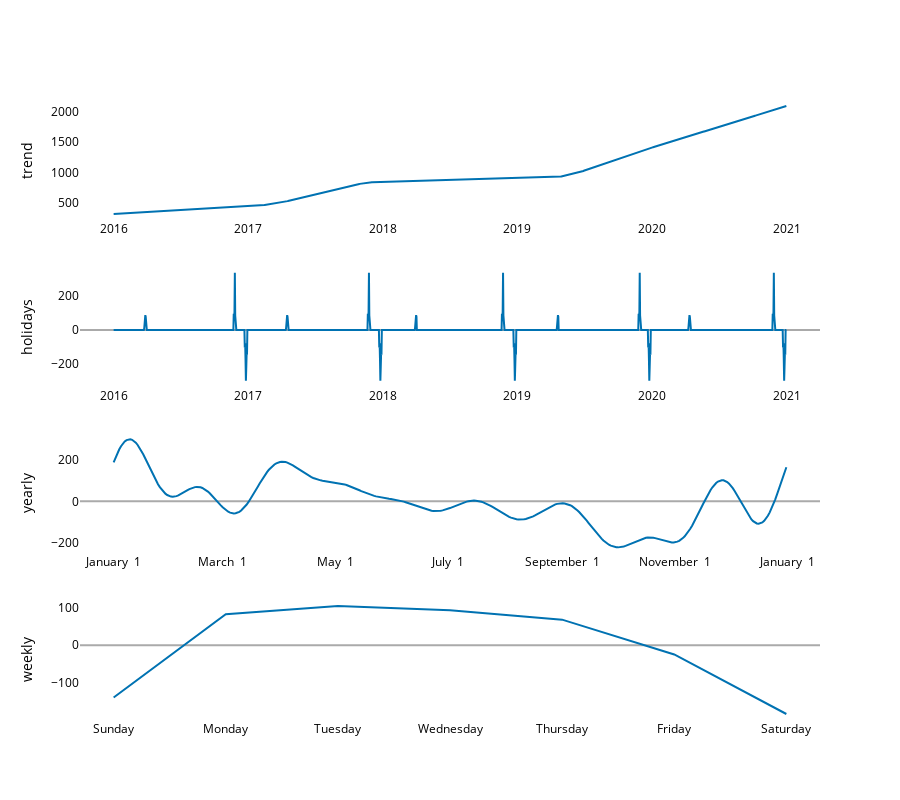

Notebook code for this chart:
### Code cell
fig_components = plot_components_plotly(m, forecast)
fig_components.update_layout(
    plot_bgcolor='white',  
    paper_bgcolor='white',
    font=dict(color='black')
)
fig_components.show()

### Figure 1 — Plotly figure (JSON) as saved in the notebook; plotly's stock layout.template omitted (floating-point values rounded to 4 significant figures; data arrays with more than 128 entries replaced by an {"elided": "..."} marker saying what was removed)
{"data": [{"line": {"color": "#0072B2", "width": 2}, "mode": "lines", "name": "trend", "type": "scatter", "x": {"elided": "1827 str values"}, "xaxis": "x", "y": {"elided": "1827 float values"}, "yaxis": "y"}, {"line": {"color": "rgba(0, 114, 178, 0.2)", "width": 0}, "mode": "lines", "name": "trend_upper", "type": "scatter", "x": {"elided": "1827 str values"}, "xaxis": "x", "y": {"elided": "1827 float values"}, "yaxis": "y"}, {"fill": "tonexty", "fillcolor": "rgba(0, 114, 178, 0.2)", "line": {"color": "rgba(0, 114, 178, 0.2)", "width": 0}, "mode": "lines", "name": "trend_lower", "type": "scatter", "x": {"elided": "1827 str values"}, "xaxis": "x", "y": {"elided": "1827 float values"}, "yaxis": "y"}, {"line": {"color": "#0072B2", "width": 2}, "mode": "lines", "name": "holidays", "text": {"elided": "1827 str values"}, "type": "scatter", "x": {"elided": "1827 str values"}, "xaxis": "x2", "y": {"elided": "1827 float values"}, "yaxis": "y2"}, {"line": {"color": "#0072B2", "width": 2}, "mode": "lines", "name": "yearly", "type": "scatter", "x": {"elided": "365 str values"}, "xaxis": "x3", "y": {"elided": "365 float values"}, "yaxis": "y3"}, {"line": {"color": "#0072B2", "width": 2}, "mode": "lines", "name": "weekly", "type": "scatter", "x": ["2017-01-01T00:00:00.000000000", "2017-01-02T00:00:00.000000000", "2017-01-03T00:00:00.000000000", "2017-01-04T00:00:00.000000000", "2017-01-05T00:00:00.000000000", "2017-01-06T00:00:00.000000000", "2017-01-07T00:00:00.000000000"], "xaxis": "x4", "y": [-139.6, 82.28, 104.6, 93.01, 67.92, -24.85, -183.4], "yaxis": "y4"}], "layout": {"font": {"color": "black"}, "height": 800, "paper_bgcolor": "white", "plot_bgcolor": "white", "showlegend": false, "width": 900, "xaxis": {"anchor": "y", "domain": [0, 1], "range": ["2015-10-01T16:48:00", "2021-04-01T07:12:00"], "type": "date"}, "xaxis2": {"anchor": "y2", "domain": [0, 1], "range": ["2015-10-01T16:48:00", "2021-04-01T07:12:00"], "type": "date"}, "xaxis3": {"anchor": "y3", "domain": [0, 1], "range": ["2016-12-13T18:54:02.958904", "2018-01-18T11:04:57.863013"], "tickformat": "%B %e", "type": "date"}, "xaxis4": {"anchor": "y4", "domain": [0, 1], "range": ["2016-12-31T16:48:00", "2017-01-07T07:12:00"], "tickformat": "%A", "type": "date"}, "yaxis": {"anchor": "x", "domain": [0.8063, 1], "rangemode": "normal", "title": {"text": "trend"}, "zerolinecolor": "#AAA"}, "yaxis2": {"anchor": "x2", "domain": [0.5375, 0.7312], "rangemode": "tozero", "title": {"text": "holidays"}, "zerolinecolor": "#AAA"}, "yaxis3": {"anchor": "x3", "domain": [0.2687, 0.4625], "title": {"text": "yearly"}, "zerolinecolor": "#AAA"}, "yaxis4": {"anchor": "x4", "domain": [0, 0.1938], "title": {"text": "weekly"}, "zerolinecolor": "#AAA"}}}
